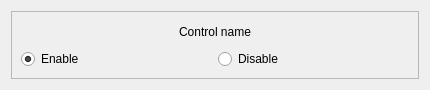
<?xml version="1.0" encoding="UTF-8"?>
<ui version="4.0">
 <class>ControlFormBoolean</class>
 <widget class="QWidget" name="ControlFormBoolean">
  <property name="geometry">
   <rect>
    <x>0</x>
    <y>0</y>
    <width>430</width>
    <height>90</height>
   </rect>
  </property>
  <property name="minimumSize">
   <size>
    <width>430</width>
    <height>90</height>
   </size>
  </property>
  <property name="maximumSize">
   <size>
    <width>16777215</width>
    <height>90</height>
   </size>
  </property>
  <property name="windowTitle">
   <string>Form</string>
  </property>
  <layout class="QGridLayout" name="gridLayout">
   <item row="0" column="0">
    <widget class="QFrame" name="frame">
     <property name="frameShape">
      <enum>QFrame::StyledPanel</enum>
     </property>
     <property name="frameShadow">
      <enum>QFrame::Raised</enum>
     </property>
     <layout class="QGridLayout" name="gridLayout_2">
      <item row="0" column="0" colspan="2">
       <widget class="QLabel" name="lblControlName">
        <property name="text">
         <string>Control name</string>
        </property>
        <property name="alignment">
         <set>Qt::AlignCenter</set>
        </property>
       </widget>
      </item>
      <item row="1" column="0">
       <widget class="QRadioButton" name="rbEnable">
        <property name="text">
         <string>Enable</string>
        </property>
        <property name="checked">
         <bool>true</bool>
        </property>
       </widget>
      </item>
      <item row="1" column="1">
       <widget class="QRadioButton" name="rbDisable">
        <property name="text">
         <string>Disable</string>
        </property>
       </widget>
      </item>
     </layout>
    </widget>
   </item>
  </layout>
 </widget>
 <resources/>
 <connections/>
</ui>
